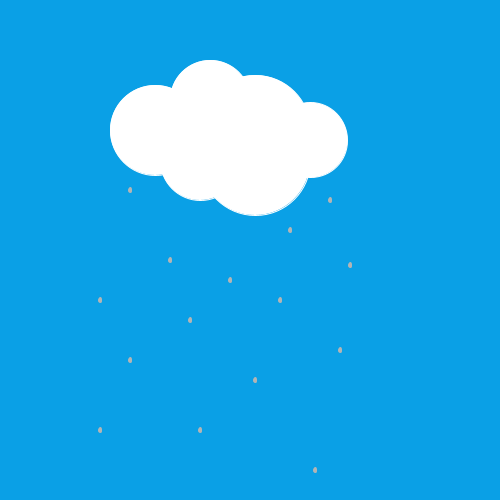
Frame 1 (no input)
Frame 60 (the mouse pressed at the canvas centre just before this capture): identical to frame 1, image omitted
Frame 120 (the mouse held since frame 60 and released just before this capture): identical to frame 1, image omitted

The Processing sketch that drew this single still picture (run headless with seeded random() and noise(); from frame 60 on, the mouse is pressed at the canvas centre):

// Processing sketch: Cloud
// ── Cloud.pde
void setup() {
size(500, 500);
background(10, 160, 230);

//cloud
fill(255);
stroke(255);
ellipse(155, 130, 90, 90);
ellipse(200, 160, 80, 80);
ellipse(210, 100, 80, 80);
ellipse(255, 160, 110, 110);
ellipse(255, 130, 110, 110);
ellipse(310, 140, 75, 75);

//rain
fill(180);
stroke(180);
ellipse(130, 190, 3, 5);
ellipse(330, 200, 3, 5);
ellipse(290, 230, 3, 5);
ellipse(170, 260, 3, 5);
ellipse(230, 280, 3, 5);
ellipse(190, 320, 3, 5);
ellipse(350, 265, 3, 5);
ellipse(280, 300, 3, 5);
ellipse(100, 300, 3, 5);
ellipse(130, 360, 3, 5);
ellipse(340, 350, 3, 5);
ellipse(255, 380, 3, 5);
ellipse(200, 430, 3, 5);
ellipse(100, 430, 3, 5);
ellipse(315, 470, 3, 5);

}


void draw(){

  println(mouseX +", " + mouseY);

}
